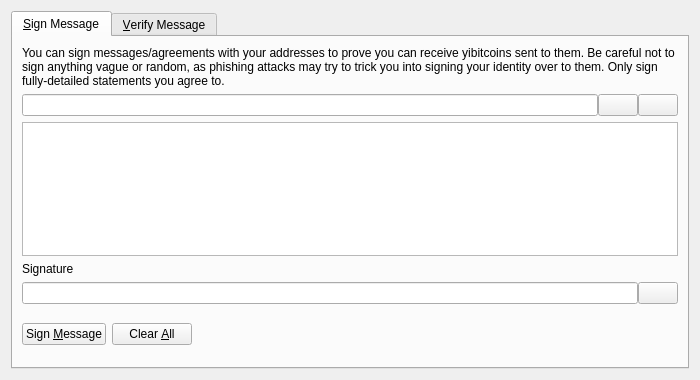
<?xml version="1.0" encoding="UTF-8"?>
<ui version="4.0">
 <class>SignVerifyMessageDialog</class>
 <widget class="QDialog" name="SignVerifyMessageDialog">
  <property name="geometry">
   <rect>
    <x>0</x>
    <y>0</y>
    <width>700</width>
    <height>380</height>
   </rect>
  </property>
  <property name="windowTitle">
   <string>Signatures - Sign / Verify a Message</string>
  </property>
  <property name="modal">
   <bool>true</bool>
  </property>
  <layout class="QVBoxLayout" name="verticalLayout">
   <item>
    <widget class="QTabWidget" name="tabWidget">
     <property name="currentIndex">
      <number>0</number>
     </property>
     <widget class="QWidget" name="tabSignMessage">
      <attribute name="title">
       <string>&amp;Sign Message</string>
      </attribute>
      <layout class="QVBoxLayout" name="verticalLayout_SM">
       <item>
        <widget class="QLabel" name="infoLabel_SM">
         <property name="text">
          <string>You can sign messages/agreements with your addresses to prove you can receive yibitcoins sent to them. Be careful not to sign anything vague or random, as phishing attacks may try to trick you into signing your identity over to them. Only sign fully-detailed statements you agree to.</string>
         </property>
         <property name="textFormat">
          <enum>Qt::PlainText</enum>
         </property>
         <property name="wordWrap">
          <bool>true</bool>
         </property>
        </widget>
       </item>
       <item>
        <layout class="QHBoxLayout" name="horizontalLayout_1_SM">
         <property name="spacing">
          <number>0</number>
         </property>
         <item>
          <widget class="QValidatedLineEdit" name="addressIn_SM">
           <property name="toolTip">
            <string>The YiBitcoin address to sign the message with</string>
           </property>
          </widget>
         </item>
         <item>
          <widget class="QPushButton" name="addressBookButton_SM">
           <property name="toolTip">
            <string>Choose previously used address</string>
           </property>
           <property name="text">
            <string/>
           </property>
           <property name="icon">
            <iconset resource="../bitcoin.qrc">
             <normaloff>:/icons/address-book</normaloff>:/icons/address-book</iconset>
           </property>
           <property name="shortcut">
            <string>Alt+A</string>
           </property>
           <property name="autoDefault">
            <bool>false</bool>
           </property>
          </widget>
         </item>
         <item>
          <widget class="QPushButton" name="pasteButton_SM">
           <property name="toolTip">
            <string>Paste address from clipboard</string>
           </property>
           <property name="text">
            <string/>
           </property>
           <property name="icon">
            <iconset resource="../bitcoin.qrc">
             <normaloff>:/icons/editpaste</normaloff>:/icons/editpaste</iconset>
           </property>
           <property name="shortcut">
            <string>Alt+P</string>
           </property>
           <property name="autoDefault">
            <bool>false</bool>
           </property>
          </widget>
         </item>
        </layout>
       </item>
       <item>
        <widget class="QPlainTextEdit" name="messageIn_SM">
         <property name="toolTip">
          <string>Enter the message you want to sign here</string>
         </property>
        </widget>
       </item>
       <item>
        <widget class="QLabel" name="signatureLabel_SM">
         <property name="text">
          <string>Signature</string>
         </property>
         <property name="textFormat">
          <enum>Qt::PlainText</enum>
         </property>
        </widget>
       </item>
       <item>
        <layout class="QHBoxLayout" name="horizontalLayout_2_SM">
         <property name="spacing">
          <number>0</number>
         </property>
         <item>
          <widget class="QLineEdit" name="signatureOut_SM">
           <property name="font">
            <font>
             <italic>true</italic>
            </font>
           </property>
           <property name="readOnly">
            <bool>true</bool>
           </property>
          </widget>
         </item>
         <item>
          <widget class="QPushButton" name="copySignatureButton_SM">
           <property name="toolTip">
            <string>Copy the current signature to the system clipboard</string>
           </property>
           <property name="text">
            <string/>
           </property>
           <property name="icon">
            <iconset resource="../bitcoin.qrc">
             <normaloff>:/icons/editcopy</normaloff>:/icons/editcopy</iconset>
           </property>
           <property name="autoDefault">
            <bool>false</bool>
           </property>
          </widget>
         </item>
        </layout>
       </item>
       <item>
        <layout class="QHBoxLayout" name="horizontalLayout_3_SM">
         <item>
          <widget class="QPushButton" name="signMessageButton_SM">
           <property name="toolTip">
            <string>Sign the message to prove you own this YiBitcoin address</string>
           </property>
           <property name="text">
            <string>Sign &amp;Message</string>
           </property>
           <property name="icon">
            <iconset resource="../bitcoin.qrc">
             <normaloff>:/icons/edit</normaloff>:/icons/edit</iconset>
           </property>
           <property name="autoDefault">
            <bool>false</bool>
           </property>
          </widget>
         </item>
         <item>
          <widget class="QPushButton" name="clearButton_SM">
           <property name="toolTip">
            <string>Reset all sign message fields</string>
           </property>
           <property name="text">
            <string>Clear &amp;All</string>
           </property>
           <property name="icon">
            <iconset resource="../bitcoin.qrc">
             <normaloff>:/icons/remove</normaloff>:/icons/remove</iconset>
           </property>
           <property name="autoDefault">
            <bool>false</bool>
           </property>
          </widget>
         </item>
         <item>
          <spacer name="horizontalSpacer_1_SM">
           <property name="orientation">
            <enum>Qt::Horizontal</enum>
           </property>
           <property name="sizeHint" stdset="0">
            <size>
             <width>40</width>
             <height>48</height>
            </size>
           </property>
          </spacer>
         </item>
         <item>
          <widget class="QLabel" name="statusLabel_SM">
           <property name="font">
            <font>
             <weight>75</weight>
             <bold>true</bold>
            </font>
           </property>
           <property name="text">
            <string/>
           </property>
           <property name="wordWrap">
            <bool>true</bool>
           </property>
          </widget>
         </item>
         <item>
          <spacer name="horizontalSpacer_2_SM">
           <property name="orientation">
            <enum>Qt::Horizontal</enum>
           </property>
           <property name="sizeHint" stdset="0">
            <size>
             <width>40</width>
             <height>48</height>
            </size>
           </property>
          </spacer>
         </item>
        </layout>
       </item>
      </layout>
     </widget>
     <widget class="QWidget" name="tabVerifyMessage">
      <attribute name="title">
       <string>&amp;Verify Message</string>
      </attribute>
      <layout class="QVBoxLayout" name="verticalLayout_VM">
       <item>
        <widget class="QLabel" name="infoLabel_VM">
         <property name="text">
          <string>Enter the receiver's address, message (ensure you copy line breaks, spaces, tabs, etc. exactly) and signature below to verify the message. Be careful not to read more into the signature than what is in the signed message itself, to avoid being tricked by a man-in-the-middle attack. Note that this only proves the signing party receives with the address, it cannot prove sendership of any transaction!</string>
         </property>
         <property name="textFormat">
          <enum>Qt::PlainText</enum>
         </property>
         <property name="alignment">
          <set>Qt::AlignLeading|Qt::AlignLeft|Qt::AlignTop</set>
         </property>
         <property name="wordWrap">
          <bool>true</bool>
         </property>
        </widget>
       </item>
       <item>
        <layout class="QHBoxLayout" name="horizontalLayout_1_VM">
         <property name="spacing">
          <number>0</number>
         </property>
         <item>
          <widget class="QValidatedLineEdit" name="addressIn_VM">
           <property name="toolTip">
            <string>The YiBitcoin address the message was signed with</string>
           </property>
          </widget>
         </item>
         <item>
          <widget class="QPushButton" name="addressBookButton_VM">
           <property name="toolTip">
            <string>Choose previously used address</string>
           </property>
           <property name="text">
            <string/>
           </property>
           <property name="icon">
            <iconset resource="../bitcoin.qrc">
             <normaloff>:/icons/address-book</normaloff>:/icons/address-book</iconset>
           </property>
           <property name="shortcut">
            <string>Alt+A</string>
           </property>
           <property name="autoDefault">
            <bool>false</bool>
           </property>
          </widget>
         </item>
        </layout>
       </item>
       <item>
        <widget class="QPlainTextEdit" name="messageIn_VM"/>
       </item>
       <item>
        <widget class="QValidatedLineEdit" name="signatureIn_VM"/>
       </item>
       <item>
        <layout class="QHBoxLayout" name="horizontalLayout_2_VM">
         <item>
          <widget class="QPushButton" name="verifyMessageButton_VM">
           <property name="toolTip">
            <string>Verify the message to ensure it was signed with the specified YiBitcoin address</string>
           </property>
           <property name="text">
            <string>Verify &amp;Message</string>
           </property>
           <property name="icon">
            <iconset resource="../bitcoin.qrc">
             <normaloff>:/icons/transaction_0</normaloff>:/icons/transaction_0</iconset>
           </property>
           <property name="autoDefault">
            <bool>false</bool>
           </property>
          </widget>
         </item>
         <item>
          <widget class="QPushButton" name="clearButton_VM">
           <property name="toolTip">
            <string>Reset all verify message fields</string>
           </property>
           <property name="text">
            <string>Clear &amp;All</string>
           </property>
           <property name="icon">
            <iconset resource="../bitcoin.qrc">
             <normaloff>:/icons/remove</normaloff>:/icons/remove</iconset>
           </property>
           <property name="autoDefault">
            <bool>false</bool>
           </property>
          </widget>
         </item>
         <item>
          <spacer name="horizontalSpacer_1_VM">
           <property name="orientation">
            <enum>Qt::Horizontal</enum>
           </property>
           <property name="sizeHint" stdset="0">
            <size>
             <width>40</width>
             <height>48</height>
            </size>
           </property>
          </spacer>
         </item>
         <item>
          <widget class="QLabel" name="statusLabel_VM">
           <property name="font">
            <font>
             <weight>75</weight>
             <bold>true</bold>
            </font>
           </property>
           <property name="text">
            <string/>
           </property>
           <property name="wordWrap">
            <bool>true</bool>
           </property>
          </widget>
         </item>
         <item>
          <spacer name="horizontalSpacer_2_VM">
           <property name="orientation">
            <enum>Qt::Horizontal</enum>
           </property>
           <property name="sizeHint" stdset="0">
            <size>
             <width>40</width>
             <height>48</height>
            </size>
           </property>
          </spacer>
         </item>
        </layout>
       </item>
      </layout>
     </widget>
    </widget>
   </item>
  </layout>
 </widget>
 <customwidgets>
  <customwidget>
   <class>QValidatedLineEdit</class>
   <extends>QLineEdit</extends>
   <header>qvalidatedlineedit.h</header>
  </customwidget>
 </customwidgets>
 <resources>
  <include location="../bitcoin.qrc"/>
 </resources>
 <connections/>
</ui>
